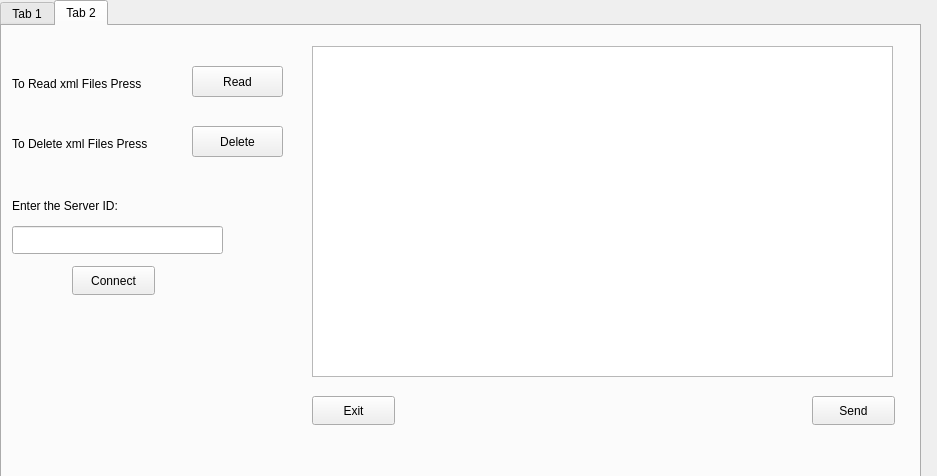
<?xml version="1.0" encoding="UTF-8"?>
<ui version="4.0">
 <class>Widget</class>
 <widget class="QWidget" name="Widget">
  <property name="geometry">
   <rect>
    <x>0</x>
    <y>0</y>
    <width>937</width>
    <height>476</height>
   </rect>
  </property>
  <property name="windowTitle">
   <string>Widget</string>
  </property>
  <widget class="QTabWidget" name="tabWidget">
   <property name="geometry">
    <rect>
     <x>0</x>
     <y>0</y>
     <width>921</width>
     <height>791</height>
    </rect>
   </property>
   <property name="styleSheet">
    <string notr="true">font: 9pt &quot;Segoe UI&quot;;</string>
   </property>
   <property name="currentIndex">
    <number>1</number>
   </property>
   <widget class="QWidget" name="tab">
    <attribute name="title">
     <string>Tab 1</string>
    </attribute>
    <widget class="QPushButton" name="enter">
     <property name="geometry">
      <rect>
       <x>430</x>
       <y>270</y>
       <width>91</width>
       <height>31</height>
      </rect>
     </property>
     <property name="text">
      <string>Enter</string>
     </property>
    </widget>
    <widget class="QLabel" name="label_3">
     <property name="geometry">
      <rect>
       <x>390</x>
       <y>160</y>
       <width>111</width>
       <height>16</height>
      </rect>
     </property>
     <property name="styleSheet">
      <string notr="true">font: 12pt &quot;Segoe UI&quot;;</string>
     </property>
     <property name="text">
      <string>Circumfalence:</string>
     </property>
    </widget>
    <widget class="QLabel" name="label_4">
     <property name="geometry">
      <rect>
       <x>390</x>
       <y>190</y>
       <width>49</width>
       <height>16</height>
      </rect>
     </property>
     <property name="styleSheet">
      <string notr="true">font: 12pt &quot;Segoe UI&quot;;</string>
     </property>
     <property name="text">
      <string>Area:</string>
     </property>
    </widget>
    <widget class="QLabel" name="label_5">
     <property name="geometry">
      <rect>
       <x>340</x>
       <y>10</y>
       <width>151</width>
       <height>16</height>
      </rect>
     </property>
     <property name="styleSheet">
      <string notr="true">font: 700 italic 12pt &quot;Segoe UI&quot;;</string>
     </property>
     <property name="text">
      <string>Choose the shape:</string>
     </property>
    </widget>
    <widget class="QLabel" name="label">
     <property name="geometry">
      <rect>
       <x>390</x>
       <y>100</y>
       <width>101</width>
       <height>16</height>
      </rect>
     </property>
     <property name="styleSheet">
      <string notr="true">font: 12pt &quot;Segoe UI&quot;;</string>
     </property>
     <property name="text">
      <string>Regularity:</string>
     </property>
    </widget>
    <widget class="QLabel" name="label_2">
     <property name="geometry">
      <rect>
       <x>390</x>
       <y>130</y>
       <width>49</width>
       <height>16</height>
      </rect>
     </property>
     <property name="styleSheet">
      <string notr="true">font: 12pt &quot;Segoe UI&quot;;</string>
     </property>
     <property name="text">
      <string>Side:</string>
     </property>
    </widget>
    <widget class="QPushButton" name="write">
     <property name="geometry">
      <rect>
       <x>730</x>
       <y>270</y>
       <width>91</width>
       <height>31</height>
      </rect>
     </property>
     <property name="text">
      <string>Write</string>
     </property>
    </widget>
    <widget class="QLabel" name="label_6">
     <property name="geometry">
      <rect>
       <x>320</x>
       <y>280</y>
       <width>101</width>
       <height>16</height>
      </rect>
     </property>
     <property name="text">
      <string>To Calculate Press</string>
     </property>
    </widget>
    <widget class="QLabel" name="label_7">
     <property name="geometry">
      <rect>
       <x>600</x>
       <y>280</y>
       <width>131</width>
       <height>16</height>
      </rect>
     </property>
     <property name="text">
      <string>To Write xml File Press</string>
     </property>
    </widget>
    <widget class="QWidget" name="layoutWidget">
     <property name="geometry">
      <rect>
       <x>11</x>
       <y>71</y>
       <width>197</width>
       <height>221</height>
      </rect>
     </property>
     <layout class="QVBoxLayout" name="verticalLayout">
      <item>
       <widget class="QLabel" name="bir">
        <property name="styleSheet">
         <string notr="true">font: 12pt &quot;Segoe UI&quot;;</string>
        </property>
        <property name="text">
         <string>Enter the first edge:</string>
        </property>
       </widget>
      </item>
      <item>
       <widget class="QLabel" name="iki">
        <property name="maximumSize">
         <size>
          <width>122</width>
          <height>16777215</height>
         </size>
        </property>
        <property name="styleSheet">
         <string notr="true">font: 12pt &quot;Segoe UI&quot;;</string>
        </property>
        <property name="text">
         <string>Enter the second edge:</string>
        </property>
       </widget>
      </item>
      <item>
       <widget class="QLabel" name="uc">
        <property name="styleSheet">
         <string notr="true">font: 12pt &quot;Segoe UI&quot;;</string>
        </property>
        <property name="text">
         <string>Enter the third edge:</string>
        </property>
       </widget>
      </item>
      <item>
       <widget class="QLabel" name="dort">
        <property name="styleSheet">
         <string notr="true">font: 12pt &quot;Segoe UI&quot;;</string>
        </property>
        <property name="text">
         <string>Enter the fourth edge: </string>
        </property>
       </widget>
      </item>
      <item>
       <widget class="QLabel" name="bes">
        <property name="styleSheet">
         <string notr="true">font: 12pt &quot;Segoe UI&quot;;</string>
        </property>
        <property name="text">
         <string>Enter the fifth edge:</string>
        </property>
       </widget>
      </item>
      <item>
       <widget class="QLabel" name="alti">
        <property name="styleSheet">
         <string notr="true">font: 12pt &quot;Segoe UI&quot;;</string>
        </property>
        <property name="text">
         <string>Enter the sixth edge:</string>
        </property>
       </widget>
      </item>
     </layout>
    </widget>
    <widget class="QWidget" name="layoutWidget_2">
     <property name="geometry">
      <rect>
       <x>180</x>
       <y>70</y>
       <width>71</width>
       <height>231</height>
      </rect>
     </property>
     <layout class="QVBoxLayout" name="verticalLayout_2">
      <item>
       <widget class="QLineEdit" name="first"/>
      </item>
      <item>
       <widget class="QLineEdit" name="second"/>
      </item>
      <item>
       <widget class="QLineEdit" name="third"/>
      </item>
      <item>
       <widget class="QLineEdit" name="fourth"/>
      </item>
      <item>
       <widget class="QLineEdit" name="fifth"/>
      </item>
      <item>
       <widget class="QLineEdit" name="sixth"/>
      </item>
     </layout>
    </widget>
    <widget class="QWidget" name="layoutWidget_3">
     <property name="geometry">
      <rect>
       <x>210</x>
       <y>30</y>
       <width>499</width>
       <height>35</height>
      </rect>
     </property>
     <layout class="QHBoxLayout" name="horizontalLayout">
      <item>
       <widget class="QRadioButton" name="tri">
        <property name="styleSheet">
         <string notr="true">font: italic 12pt &quot;Segoe UI&quot;;</string>
        </property>
        <property name="text">
         <string>Triangle</string>
        </property>
       </widget>
      </item>
      <item>
       <widget class="QRadioButton" name="qua">
        <property name="styleSheet">
         <string notr="true">font: italic 12pt &quot;Segoe UI&quot;;</string>
        </property>
        <property name="text">
         <string>Quadriteral</string>
        </property>
       </widget>
      </item>
      <item>
       <widget class="QRadioButton" name="pen">
        <property name="styleSheet">
         <string notr="true">font: italic 12pt &quot;Segoe UI&quot;;</string>
        </property>
        <property name="text">
         <string>Pentagonal</string>
        </property>
       </widget>
      </item>
      <item>
       <widget class="QRadioButton" name="hex">
        <property name="styleSheet">
         <string notr="true">font: italic 12pt &quot;Segoe UI&quot;;</string>
        </property>
        <property name="text">
         <string>Hexagonal</string>
        </property>
       </widget>
      </item>
     </layout>
    </widget>
    <widget class="QWidget" name="layoutWidget_4">
     <property name="geometry">
      <rect>
       <x>510</x>
       <y>100</y>
       <width>131</width>
       <height>119</height>
      </rect>
     </property>
     <layout class="QVBoxLayout" name="verticalLayout_3">
      <item>
       <widget class="QLabel" name="regular">
        <property name="styleSheet">
         <string notr="true">font: 700 12pt &quot;Segoe UI&quot;;</string>
        </property>
        <property name="text">
         <string/>
        </property>
       </widget>
      </item>
      <item>
       <widget class="QLCDNumber" name="lcdside">
        <property name="styleSheet">
         <string notr="true">font: 12pt &quot;Segoe UI&quot;;</string>
        </property>
       </widget>
      </item>
      <item>
       <widget class="QLCDNumber" name="lcdcirc">
        <property name="styleSheet">
         <string notr="true">font: 12pt &quot;Segoe UI&quot;;</string>
        </property>
       </widget>
      </item>
      <item>
       <widget class="QLCDNumber" name="lcdarea">
        <property name="styleSheet">
         <string notr="true">font: 12pt &quot;Segoe UI&quot;;</string>
        </property>
        <property name="smallDecimalPoint">
         <bool>true</bool>
        </property>
        <property name="digitCount">
         <number>4</number>
        </property>
       </widget>
      </item>
     </layout>
    </widget>
   </widget>
   <widget class="QWidget" name="tab_2">
    <attribute name="title">
     <string>Tab 2</string>
    </attribute>
    <widget class="QPushButton" name="read">
     <property name="geometry">
      <rect>
       <x>190</x>
       <y>40</y>
       <width>91</width>
       <height>31</height>
      </rect>
     </property>
     <property name="text">
      <string>Read</string>
     </property>
    </widget>
    <widget class="QPushButton" name="del">
     <property name="geometry">
      <rect>
       <x>190</x>
       <y>100</y>
       <width>91</width>
       <height>31</height>
      </rect>
     </property>
     <property name="text">
      <string>Delete</string>
     </property>
    </widget>
    <widget class="QLabel" name="label_8">
     <property name="geometry">
      <rect>
       <x>10</x>
       <y>50</y>
       <width>161</width>
       <height>16</height>
      </rect>
     </property>
     <property name="text">
      <string>To Read xml Files Press</string>
     </property>
    </widget>
    <widget class="QLabel" name="label_9">
     <property name="geometry">
      <rect>
       <x>10</x>
       <y>110</y>
       <width>171</width>
       <height>16</height>
      </rect>
     </property>
     <property name="text">
      <string>To Delete xml Files Press</string>
     </property>
    </widget>
    <widget class="QPushButton" name="send">
     <property name="geometry">
      <rect>
       <x>810</x>
       <y>370</y>
       <width>83</width>
       <height>29</height>
      </rect>
     </property>
     <property name="text">
      <string>Send</string>
     </property>
    </widget>
    <widget class="QLineEdit" name="server">
     <property name="geometry">
      <rect>
       <x>10</x>
       <y>200</y>
       <width>211</width>
       <height>28</height>
      </rect>
     </property>
    </widget>
    <widget class="QPushButton" name="connect">
     <property name="geometry">
      <rect>
       <x>70</x>
       <y>240</y>
       <width>83</width>
       <height>29</height>
      </rect>
     </property>
     <property name="text">
      <string>Connect</string>
     </property>
    </widget>
    <widget class="QLabel" name="label_10">
     <property name="geometry">
      <rect>
       <x>10</x>
       <y>170</y>
       <width>141</width>
       <height>20</height>
      </rect>
     </property>
     <property name="text">
      <string>Enter the Server ID:</string>
     </property>
    </widget>
    <widget class="QPushButton" name="exit">
     <property name="geometry">
      <rect>
       <x>310</x>
       <y>370</y>
       <width>83</width>
       <height>29</height>
      </rect>
     </property>
     <property name="text">
      <string>Exit</string>
     </property>
    </widget>
    <widget class="QTextEdit" name="textEdit">
     <property name="geometry">
      <rect>
       <x>310</x>
       <y>20</y>
       <width>581</width>
       <height>331</height>
      </rect>
     </property>
    </widget>
   </widget>
  </widget>
 </widget>
 <resources/>
 <connections/>
</ui>
